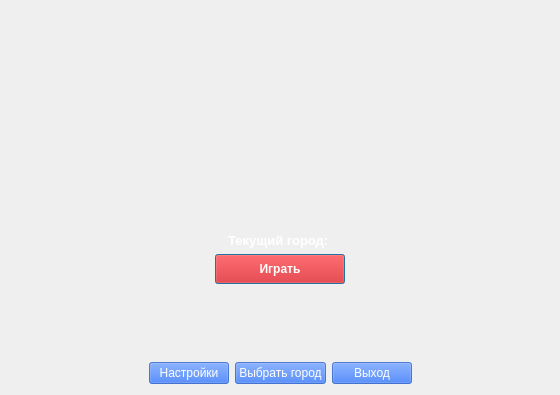
<?xml version="1.0" encoding="UTF-8"?>
<ui version="4.0">
 <class>MainMenu</class>
 <widget class="QDialog" name="MainMenu">
  <property name="windowModality">
   <enum>Qt::WindowModal</enum>
  </property>
  <property name="geometry">
   <rect>
    <x>0</x>
    <y>0</y>
    <width>560</width>
    <height>395</height>
   </rect>
  </property>
  <property name="windowTitle">
   <string>MainMenu</string>
  </property>
  <property name="autoFillBackground">
   <bool>true</bool>
  </property>
  <property name="styleSheet">
   <string notr="true"/>
  </property>
  <layout class="QVBoxLayout" name="verticalLayout_3">
   <item>
    <widget class="QFrame" name="mainFrame">
     <property name="frameShape">
      <enum>QFrame::NoFrame</enum>
     </property>
     <property name="frameShadow">
      <enum>QFrame::Sunken</enum>
     </property>
     <layout class="QVBoxLayout" name="verticalLayout_2">
      <property name="spacing">
       <number>3</number>
      </property>
      <property name="leftMargin">
       <number>0</number>
      </property>
      <property name="topMargin">
       <number>0</number>
      </property>
      <property name="rightMargin">
       <number>0</number>
      </property>
      <property name="bottomMargin">
       <number>0</number>
      </property>
      <item>
       <layout class="QHBoxLayout" name="horizontalLayout">
        <item>
         <spacer name="horizontalSpacer">
          <property name="orientation">
           <enum>Qt::Horizontal</enum>
          </property>
          <property name="sizeHint" stdset="0">
           <size>
            <width>40</width>
            <height>20</height>
           </size>
          </property>
         </spacer>
        </item>
        <item>
         <layout class="QVBoxLayout" name="verticalLayout">
          <property name="bottomMargin">
           <number>0</number>
          </property>
          <item>
           <spacer name="verticalSpacer">
            <property name="orientation">
             <enum>Qt::Vertical</enum>
            </property>
            <property name="sizeHint" stdset="0">
             <size>
              <width>20</width>
              <height>40</height>
             </size>
            </property>
           </spacer>
          </item>
          <item>
           <widget class="QLabel" name="currCity_lbl">
            <property name="palette">
             <palette>
              <active>
               <colorrole role="WindowText">
                <brush brushstyle="SolidPattern">
                 <color alpha="255">
                  <red>255</red>
                  <green>255</green>
                  <blue>255</blue>
                 </color>
                </brush>
               </colorrole>
              </active>
              <inactive>
               <colorrole role="WindowText">
                <brush brushstyle="SolidPattern">
                 <color alpha="255">
                  <red>255</red>
                  <green>255</green>
                  <blue>255</blue>
                 </color>
                </brush>
               </colorrole>
              </inactive>
              <disabled>
               <colorrole role="WindowText">
                <brush brushstyle="SolidPattern">
                 <color alpha="255">
                  <red>120</red>
                  <green>120</green>
                  <blue>120</blue>
                 </color>
                </brush>
               </colorrole>
              </disabled>
             </palette>
            </property>
            <property name="font">
             <font>
              <pointsize>10</pointsize>
              <weight>75</weight>
              <bold>true</bold>
             </font>
            </property>
            <property name="text">
             <string>Текущий город: </string>
            </property>
            <property name="alignment">
             <set>Qt::AlignCenter</set>
            </property>
            <property name="margin">
             <number>3</number>
            </property>
           </widget>
          </item>
          <item>
           <widget class="QPushButton" name="startGame_btn">
            <property name="sizePolicy">
             <sizepolicy hsizetype="Fixed" vsizetype="Fixed">
              <horstretch>0</horstretch>
              <verstretch>0</verstretch>
             </sizepolicy>
            </property>
            <property name="minimumSize">
             <size>
              <width>130</width>
              <height>30</height>
             </size>
            </property>
            <property name="palette">
             <palette>
              <active>
               <colorrole role="WindowText">
                <brush brushstyle="SolidPattern">
                 <color alpha="255">
                  <red>255</red>
                  <green>255</green>
                  <blue>255</blue>
                 </color>
                </brush>
               </colorrole>
               <colorrole role="Button">
                <brush brushstyle="SolidPattern">
                 <color alpha="255">
                  <red>230</red>
                  <green>0</green>
                  <blue>0</blue>
                 </color>
                </brush>
               </colorrole>
               <colorrole role="ButtonText">
                <brush brushstyle="SolidPattern">
                 <color alpha="255">
                  <red>255</red>
                  <green>255</green>
                  <blue>255</blue>
                 </color>
                </brush>
               </colorrole>
               <colorrole role="Base">
                <brush brushstyle="SolidPattern">
                 <color alpha="255">
                  <red>230</red>
                  <green>0</green>
                  <blue>0</blue>
                 </color>
                </brush>
               </colorrole>
               <colorrole role="Window">
                <brush brushstyle="SolidPattern">
                 <color alpha="255">
                  <red>230</red>
                  <green>0</green>
                  <blue>0</blue>
                 </color>
                </brush>
               </colorrole>
              </active>
              <inactive>
               <colorrole role="WindowText">
                <brush brushstyle="SolidPattern">
                 <color alpha="255">
                  <red>255</red>
                  <green>255</green>
                  <blue>255</blue>
                 </color>
                </brush>
               </colorrole>
               <colorrole role="Button">
                <brush brushstyle="SolidPattern">
                 <color alpha="255">
                  <red>230</red>
                  <green>0</green>
                  <blue>0</blue>
                 </color>
                </brush>
               </colorrole>
               <colorrole role="ButtonText">
                <brush brushstyle="SolidPattern">
                 <color alpha="255">
                  <red>255</red>
                  <green>255</green>
                  <blue>255</blue>
                 </color>
                </brush>
               </colorrole>
               <colorrole role="Base">
                <brush brushstyle="SolidPattern">
                 <color alpha="255">
                  <red>230</red>
                  <green>0</green>
                  <blue>0</blue>
                 </color>
                </brush>
               </colorrole>
               <colorrole role="Window">
                <brush brushstyle="SolidPattern">
                 <color alpha="255">
                  <red>230</red>
                  <green>0</green>
                  <blue>0</blue>
                 </color>
                </brush>
               </colorrole>
              </inactive>
              <disabled>
               <colorrole role="WindowText">
                <brush brushstyle="SolidPattern">
                 <color alpha="255">
                  <red>120</red>
                  <green>120</green>
                  <blue>120</blue>
                 </color>
                </brush>
               </colorrole>
               <colorrole role="Button">
                <brush brushstyle="SolidPattern">
                 <color alpha="255">
                  <red>230</red>
                  <green>0</green>
                  <blue>0</blue>
                 </color>
                </brush>
               </colorrole>
               <colorrole role="ButtonText">
                <brush brushstyle="SolidPattern">
                 <color alpha="255">
                  <red>120</red>
                  <green>120</green>
                  <blue>120</blue>
                 </color>
                </brush>
               </colorrole>
               <colorrole role="Base">
                <brush brushstyle="SolidPattern">
                 <color alpha="255">
                  <red>230</red>
                  <green>0</green>
                  <blue>0</blue>
                 </color>
                </brush>
               </colorrole>
               <colorrole role="Window">
                <brush brushstyle="SolidPattern">
                 <color alpha="255">
                  <red>230</red>
                  <green>0</green>
                  <blue>0</blue>
                 </color>
                </brush>
               </colorrole>
              </disabled>
             </palette>
            </property>
            <property name="font">
             <font>
              <weight>75</weight>
              <bold>true</bold>
             </font>
            </property>
            <property name="styleSheet">
             <string notr="true">background-color: rgb(230, 0, 0);</string>
            </property>
            <property name="text">
             <string>Играть</string>
            </property>
           </widget>
          </item>
          <item>
           <spacer name="verticalSpacer_2">
            <property name="orientation">
             <enum>Qt::Vertical</enum>
            </property>
            <property name="sizeType">
             <enum>QSizePolicy::Maximum</enum>
            </property>
            <property name="sizeHint" stdset="0">
             <size>
              <width>20</width>
              <height>75</height>
             </size>
            </property>
           </spacer>
          </item>
         </layout>
        </item>
        <item>
         <spacer name="horizontalSpacer_2">
          <property name="orientation">
           <enum>Qt::Horizontal</enum>
          </property>
          <property name="sizeHint" stdset="0">
           <size>
            <width>40</width>
            <height>20</height>
           </size>
          </property>
         </spacer>
        </item>
       </layout>
      </item>
      <item>
       <layout class="QHBoxLayout" name="horizontalLayout_2">
        <item>
         <spacer name="horizontalSpacer_3">
          <property name="orientation">
           <enum>Qt::Horizontal</enum>
          </property>
          <property name="sizeHint" stdset="0">
           <size>
            <width>40</width>
            <height>20</height>
           </size>
          </property>
         </spacer>
        </item>
        <item>
         <widget class="QPushButton" name="pushButton">
          <property name="palette">
           <palette>
            <active>
             <colorrole role="WindowText">
              <brush brushstyle="SolidPattern">
               <color alpha="255">
                <red>255</red>
                <green>255</green>
                <blue>255</blue>
               </color>
              </brush>
             </colorrole>
             <colorrole role="Button">
              <brush brushstyle="SolidPattern">
               <color alpha="150">
                <red>0</red>
                <green>85</green>
                <blue>255</blue>
               </color>
              </brush>
             </colorrole>
             <colorrole role="ButtonText">
              <brush brushstyle="SolidPattern">
               <color alpha="255">
                <red>255</red>
                <green>255</green>
                <blue>255</blue>
               </color>
              </brush>
             </colorrole>
             <colorrole role="Base">
              <brush brushstyle="SolidPattern">
               <color alpha="150">
                <red>0</red>
                <green>85</green>
                <blue>255</blue>
               </color>
              </brush>
             </colorrole>
             <colorrole role="Window">
              <brush brushstyle="SolidPattern">
               <color alpha="150">
                <red>0</red>
                <green>85</green>
                <blue>255</blue>
               </color>
              </brush>
             </colorrole>
            </active>
            <inactive>
             <colorrole role="WindowText">
              <brush brushstyle="SolidPattern">
               <color alpha="255">
                <red>255</red>
                <green>255</green>
                <blue>255</blue>
               </color>
              </brush>
             </colorrole>
             <colorrole role="Button">
              <brush brushstyle="SolidPattern">
               <color alpha="150">
                <red>0</red>
                <green>85</green>
                <blue>255</blue>
               </color>
              </brush>
             </colorrole>
             <colorrole role="ButtonText">
              <brush brushstyle="SolidPattern">
               <color alpha="255">
                <red>255</red>
                <green>255</green>
                <blue>255</blue>
               </color>
              </brush>
             </colorrole>
             <colorrole role="Base">
              <brush brushstyle="SolidPattern">
               <color alpha="150">
                <red>0</red>
                <green>85</green>
                <blue>255</blue>
               </color>
              </brush>
             </colorrole>
             <colorrole role="Window">
              <brush brushstyle="SolidPattern">
               <color alpha="150">
                <red>0</red>
                <green>85</green>
                <blue>255</blue>
               </color>
              </brush>
             </colorrole>
            </inactive>
            <disabled>
             <colorrole role="WindowText">
              <brush brushstyle="SolidPattern">
               <color alpha="255">
                <red>120</red>
                <green>120</green>
                <blue>120</blue>
               </color>
              </brush>
             </colorrole>
             <colorrole role="Button">
              <brush brushstyle="SolidPattern">
               <color alpha="150">
                <red>0</red>
                <green>85</green>
                <blue>255</blue>
               </color>
              </brush>
             </colorrole>
             <colorrole role="ButtonText">
              <brush brushstyle="SolidPattern">
               <color alpha="255">
                <red>120</red>
                <green>120</green>
                <blue>120</blue>
               </color>
              </brush>
             </colorrole>
             <colorrole role="Base">
              <brush brushstyle="SolidPattern">
               <color alpha="150">
                <red>0</red>
                <green>85</green>
                <blue>255</blue>
               </color>
              </brush>
             </colorrole>
             <colorrole role="Window">
              <brush brushstyle="SolidPattern">
               <color alpha="150">
                <red>0</red>
                <green>85</green>
                <blue>255</blue>
               </color>
              </brush>
             </colorrole>
            </disabled>
           </palette>
          </property>
          <property name="styleSheet">
           <string notr="true">background-color: rgba(0, 85, 255, 150);</string>
          </property>
          <property name="text">
           <string>Настройки</string>
          </property>
         </widget>
        </item>
        <item>
         <widget class="QPushButton" name="pushButton_3">
          <property name="palette">
           <palette>
            <active>
             <colorrole role="WindowText">
              <brush brushstyle="SolidPattern">
               <color alpha="255">
                <red>255</red>
                <green>255</green>
                <blue>255</blue>
               </color>
              </brush>
             </colorrole>
             <colorrole role="Button">
              <brush brushstyle="SolidPattern">
               <color alpha="150">
                <red>0</red>
                <green>85</green>
                <blue>255</blue>
               </color>
              </brush>
             </colorrole>
             <colorrole role="ButtonText">
              <brush brushstyle="SolidPattern">
               <color alpha="255">
                <red>255</red>
                <green>255</green>
                <blue>255</blue>
               </color>
              </brush>
             </colorrole>
             <colorrole role="Base">
              <brush brushstyle="SolidPattern">
               <color alpha="150">
                <red>0</red>
                <green>85</green>
                <blue>255</blue>
               </color>
              </brush>
             </colorrole>
             <colorrole role="Window">
              <brush brushstyle="SolidPattern">
               <color alpha="150">
                <red>0</red>
                <green>85</green>
                <blue>255</blue>
               </color>
              </brush>
             </colorrole>
            </active>
            <inactive>
             <colorrole role="WindowText">
              <brush brushstyle="SolidPattern">
               <color alpha="255">
                <red>255</red>
                <green>255</green>
                <blue>255</blue>
               </color>
              </brush>
             </colorrole>
             <colorrole role="Button">
              <brush brushstyle="SolidPattern">
               <color alpha="150">
                <red>0</red>
                <green>85</green>
                <blue>255</blue>
               </color>
              </brush>
             </colorrole>
             <colorrole role="ButtonText">
              <brush brushstyle="SolidPattern">
               <color alpha="255">
                <red>255</red>
                <green>255</green>
                <blue>255</blue>
               </color>
              </brush>
             </colorrole>
             <colorrole role="Base">
              <brush brushstyle="SolidPattern">
               <color alpha="150">
                <red>0</red>
                <green>85</green>
                <blue>255</blue>
               </color>
              </brush>
             </colorrole>
             <colorrole role="Window">
              <brush brushstyle="SolidPattern">
               <color alpha="150">
                <red>0</red>
                <green>85</green>
                <blue>255</blue>
               </color>
              </brush>
             </colorrole>
            </inactive>
            <disabled>
             <colorrole role="WindowText">
              <brush brushstyle="SolidPattern">
               <color alpha="255">
                <red>120</red>
                <green>120</green>
                <blue>120</blue>
               </color>
              </brush>
             </colorrole>
             <colorrole role="Button">
              <brush brushstyle="SolidPattern">
               <color alpha="150">
                <red>0</red>
                <green>85</green>
                <blue>255</blue>
               </color>
              </brush>
             </colorrole>
             <colorrole role="ButtonText">
              <brush brushstyle="SolidPattern">
               <color alpha="255">
                <red>120</red>
                <green>120</green>
                <blue>120</blue>
               </color>
              </brush>
             </colorrole>
             <colorrole role="Base">
              <brush brushstyle="SolidPattern">
               <color alpha="150">
                <red>0</red>
                <green>85</green>
                <blue>255</blue>
               </color>
              </brush>
             </colorrole>
             <colorrole role="Window">
              <brush brushstyle="SolidPattern">
               <color alpha="150">
                <red>0</red>
                <green>85</green>
                <blue>255</blue>
               </color>
              </brush>
             </colorrole>
            </disabled>
           </palette>
          </property>
          <property name="styleSheet">
           <string notr="true">background-color: rgba(0, 85, 255, 150);</string>
          </property>
          <property name="text">
           <string>Выбрать город</string>
          </property>
         </widget>
        </item>
        <item>
         <widget class="QPushButton" name="quit_btn">
          <property name="palette">
           <palette>
            <active>
             <colorrole role="WindowText">
              <brush brushstyle="SolidPattern">
               <color alpha="255">
                <red>255</red>
                <green>255</green>
                <blue>255</blue>
               </color>
              </brush>
             </colorrole>
             <colorrole role="Button">
              <brush brushstyle="SolidPattern">
               <color alpha="150">
                <red>0</red>
                <green>85</green>
                <blue>255</blue>
               </color>
              </brush>
             </colorrole>
             <colorrole role="ButtonText">
              <brush brushstyle="SolidPattern">
               <color alpha="255">
                <red>255</red>
                <green>255</green>
                <blue>255</blue>
               </color>
              </brush>
             </colorrole>
             <colorrole role="Base">
              <brush brushstyle="SolidPattern">
               <color alpha="150">
                <red>0</red>
                <green>85</green>
                <blue>255</blue>
               </color>
              </brush>
             </colorrole>
             <colorrole role="Window">
              <brush brushstyle="SolidPattern">
               <color alpha="150">
                <red>0</red>
                <green>85</green>
                <blue>255</blue>
               </color>
              </brush>
             </colorrole>
            </active>
            <inactive>
             <colorrole role="WindowText">
              <brush brushstyle="SolidPattern">
               <color alpha="255">
                <red>255</red>
                <green>255</green>
                <blue>255</blue>
               </color>
              </brush>
             </colorrole>
             <colorrole role="Button">
              <brush brushstyle="SolidPattern">
               <color alpha="150">
                <red>0</red>
                <green>85</green>
                <blue>255</blue>
               </color>
              </brush>
             </colorrole>
             <colorrole role="ButtonText">
              <brush brushstyle="SolidPattern">
               <color alpha="255">
                <red>255</red>
                <green>255</green>
                <blue>255</blue>
               </color>
              </brush>
             </colorrole>
             <colorrole role="Base">
              <brush brushstyle="SolidPattern">
               <color alpha="150">
                <red>0</red>
                <green>85</green>
                <blue>255</blue>
               </color>
              </brush>
             </colorrole>
             <colorrole role="Window">
              <brush brushstyle="SolidPattern">
               <color alpha="150">
                <red>0</red>
                <green>85</green>
                <blue>255</blue>
               </color>
              </brush>
             </colorrole>
            </inactive>
            <disabled>
             <colorrole role="WindowText">
              <brush brushstyle="SolidPattern">
               <color alpha="255">
                <red>120</red>
                <green>120</green>
                <blue>120</blue>
               </color>
              </brush>
             </colorrole>
             <colorrole role="Button">
              <brush brushstyle="SolidPattern">
               <color alpha="150">
                <red>0</red>
                <green>85</green>
                <blue>255</blue>
               </color>
              </brush>
             </colorrole>
             <colorrole role="ButtonText">
              <brush brushstyle="SolidPattern">
               <color alpha="255">
                <red>120</red>
                <green>120</green>
                <blue>120</blue>
               </color>
              </brush>
             </colorrole>
             <colorrole role="Base">
              <brush brushstyle="SolidPattern">
               <color alpha="150">
                <red>0</red>
                <green>85</green>
                <blue>255</blue>
               </color>
              </brush>
             </colorrole>
             <colorrole role="Window">
              <brush brushstyle="SolidPattern">
               <color alpha="150">
                <red>0</red>
                <green>85</green>
                <blue>255</blue>
               </color>
              </brush>
             </colorrole>
            </disabled>
           </palette>
          </property>
          <property name="styleSheet">
           <string notr="true">background-color: rgba(0, 85, 255, 150);</string>
          </property>
          <property name="text">
           <string>Выход</string>
          </property>
         </widget>
        </item>
        <item>
         <spacer name="horizontalSpacer_4">
          <property name="orientation">
           <enum>Qt::Horizontal</enum>
          </property>
          <property name="sizeHint" stdset="0">
           <size>
            <width>40</width>
            <height>20</height>
           </size>
          </property>
         </spacer>
        </item>
       </layout>
      </item>
     </layout>
    </widget>
   </item>
  </layout>
 </widget>
 <layoutdefault spacing="6" margin="11"/>
 <resources>
  <include location="MainInterface.qrc"/>
 </resources>
 <connections>
  <connection>
   <sender>startGame_btn</sender>
   <signal>clicked()</signal>
   <receiver>MainMenu</receiver>
   <slot>startGameSlot()</slot>
   <hints>
    <hint type="sourcelabel">
     <x>344</x>
     <y>274</y>
    </hint>
    <hint type="destinationlabel">
     <x>457</x>
     <y>405</y>
    </hint>
   </hints>
  </connection>
  <connection>
   <sender>quit_btn</sender>
   <signal>clicked()</signal>
   <receiver>MainMenu</receiver>
   <slot>close()</slot>
   <hints>
    <hint type="sourcelabel">
     <x>403</x>
     <y>384</y>
    </hint>
    <hint type="destinationlabel">
     <x>486</x>
     <y>492</y>
    </hint>
   </hints>
  </connection>
  <connection>
   <sender>pushButton_3</sender>
   <signal>clicked()</signal>
   <receiver>MainMenu</receiver>
   <slot>changeCitySlot()</slot>
   <hints>
    <hint type="sourcelabel">
     <x>322</x>
     <y>384</y>
    </hint>
    <hint type="destinationlabel">
     <x>266</x>
     <y>412</y>
    </hint>
   </hints>
  </connection>
  <connection>
   <sender>pushButton</sender>
   <signal>clicked()</signal>
   <receiver>MainMenu</receiver>
   <slot>showSettingsFormSlot()</slot>
   <hints>
    <hint type="sourcelabel">
     <x>172</x>
     <y>368</y>
    </hint>
    <hint type="destinationlabel">
     <x>0</x>
     <y>338</y>
    </hint>
   </hints>
  </connection>
 </connections>
 <slots>
  <slot>changeCitySlot()</slot>
  <slot>startGameSlot()</slot>
  <slot>showSettingsFormSlot()</slot>
 </slots>
</ui>
